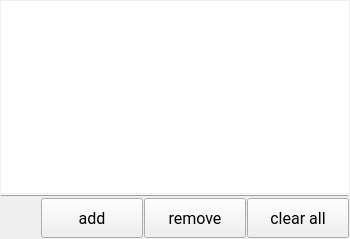
      <widget class="QWidget" name="pgDiskUsage">
       <layout class="QVBoxLayout" name="verticalLayout_2">
        <property name="spacing">
         <number>1</number>
        </property>
        <property name="leftMargin">
         <number>1</number>
        </property>
        <property name="topMargin">
         <number>1</number>
        </property>
        <property name="rightMargin">
         <number>1</number>
        </property>
        <property name="bottomMargin">
         <number>1</number>
        </property>
        <item>
         <widget class="QTableWidget" name="tableDiskUsage">
          <property name="font">
           <font>
            <family>Roboto</family>
            <pointsize>10</pointsize>
           </font>
          </property>
          <property name="frameShape">
           <enum>QFrame::NoFrame</enum>
          </property>
          <property name="frameShadow">
           <enum>QFrame::Raised</enum>
          </property>
          <property name="alternatingRowColors">
           <bool>true</bool>
          </property>
          <property name="selectionMode">
           <enum>QAbstractItemView::MultiSelection</enum>
          </property>
          <property name="selectionBehavior">
           <enum>QAbstractItemView::SelectRows</enum>
          </property>
          <property name="sortingEnabled">
           <bool>true</bool>
          </property>
         </widget>
        </item>
        <item>
         <widget class="Line" name="line_5">
          <property name="frameShadow">
           <enum>QFrame::Raised</enum>
          </property>
          <property name="orientation">
           <enum>Qt::Horizontal</enum>
          </property>
         </widget>
        </item>
        <item>
         <layout class="QHBoxLayout" name="horizontalLayout_5">
          <item>
           <spacer name="horizontalSpacer_5">
            <property name="orientation">
             <enum>Qt::Horizontal</enum>
            </property>
            <property name="sizeHint" stdset="0">
             <size>
              <width>40</width>
              <height>20</height>
             </size>
            </property>
           </spacer>
          </item>
          <item>
           <widget class="QPushButton" name="btnAddDiskUsage">
            <property name="minimumSize">
             <size>
              <width>102</width>
              <height>40</height>
             </size>
            </property>
            <property name="maximumSize">
             <size>
              <width>102</width>
              <height>40</height>
             </size>
            </property>
            <property name="font">
             <font>
              <family>Roboto</family>
              <pointsize>12</pointsize>
              <kerning>false</kerning>
             </font>
            </property>
            <property name="text">
             <string>add</string>
            </property>
            <property name="icon">
             <iconset>
              <normaloff>:test/pictures/plus-circle.svg</normaloff>:test/pictures/plus-circle.svg</iconset>
            </property>
            <property name="iconSize">
             <size>
              <width>20</width>
              <height>20</height>
             </size>
            </property>
            <property name="flat">
             <bool>false</bool>
            </property>
           </widget>
          </item>
          <item>
           <widget class="QPushButton" name="btnRemoveDiskUsage">
            <property name="minimumSize">
             <size>
              <width>102</width>
              <height>40</height>
             </size>
            </property>
            <property name="maximumSize">
             <size>
              <width>102</width>
              <height>40</height>
             </size>
            </property>
            <property name="font">
             <font>
              <family>Roboto</family>
              <pointsize>12</pointsize>
             </font>
            </property>
            <property name="text">
             <string>remove</string>
            </property>
            <property name="icon">
             <iconset>
              <normaloff>:test/pictures/minus-circle.svg</normaloff>:test/pictures/minus-circle.svg</iconset>
            </property>
            <property name="iconSize">
             <size>
              <width>20</width>
              <height>20</height>
             </size>
            </property>
            <property name="flat">
             <bool>false</bool>
            </property>
           </widget>
          </item>
          <item>
           <widget class="QPushButton" name="btnClearDiskUsage">
            <property name="minimumSize">
             <size>
              <width>102</width>
              <height>40</height>
             </size>
            </property>
            <property name="maximumSize">
             <size>
              <width>102</width>
              <height>40</height>
             </size>
            </property>
            <property name="font">
             <font>
              <family>Roboto</family>
              <pointsize>12</pointsize>
             </font>
            </property>
            <property name="text">
             <string>clear all</string>
            </property>
            <property name="icon">
             <iconset>
              <normaloff>:test/pictures/trash-2.svg</normaloff>:test/pictures/trash-2.svg</iconset>
            </property>
            <property name="iconSize">
             <size>
              <width>20</width>
              <height>20</height>
             </size>
            </property>
            <property name="flat">
             <bool>false</bool>
            </property>
           </widget>
          </item>
         </layout>
        </item>
       </layout>
      </widget>
